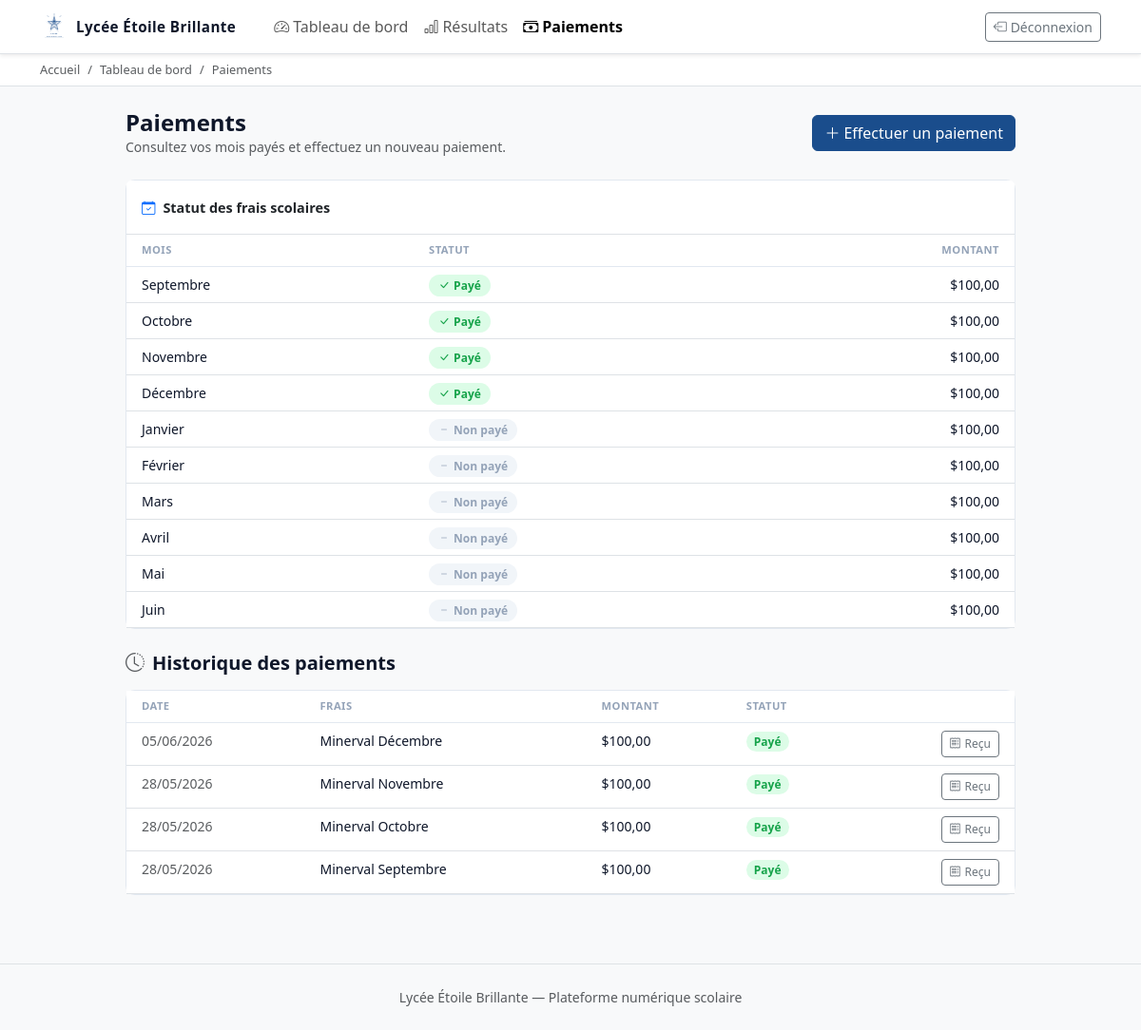
/paiements/ (signed in), run on the app's committed database.
### payments/models.py (models this page shows, shortened)
class FraisScolaire(models.Model):
    TYPE_CHOICES = [
        ("minerval", "Minerval"),
        ("autre", "Autre"),
    ]
    MOIS_CHOICES = [
        ("septembre", "Septembre"),
        ("octobre", "Octobre"),
        ("novembre", "Novembre"),
        ("decembre", "Décembre"),
        ("janvier", "Janvier"),
        ("fevrier", "Février"),
        ("mars", "Mars"),
        ("avril", "Avril"),
        ("mai", "Mai"),
        ("juin", "Juin"),
    ]
    type_frais = models.CharField(max_length=20, choices=TYPE_CHOICES, default="minerval")
    mois = models.CharField(max_length=15, choices=MOIS_CHOICES)
    montant = models.DecimalField(max_digits=10, decimal_places=2)
    class Meta:
        verbose_name = "frais scolaire"
        verbose_name_plural = "frais scolaires"
        unique_together = ("type_frais", "mois")
    def __str__(self):
        return f"{self.get_type_frais_display()} {self.get_mois_display()}"

class Paiement(models.Model):
    MODE_CHOICES = [
        ("orange", "Orange Money"),
        ("airtel", "Airtel Money"),
        ("mpesa", "M-Pesa"),
    ]
    STATUT_CHOICES = [
        ("en_attente", "En attente"),
        ("paye", "Payé"),
        ("echec", "Échec"),
    ]
    eleve = models.ForeignKey(Eleve, on_delete=models.CASCADE, related_name="paiements")
    frais = models.ForeignKey(FraisScolaire, null=True, blank=True, on_delete=models.PROTECT, related_name="paiements")
    moyen_paiement = models.CharField(max_length=20, choices=MODE_CHOICES, null=True, blank=True)
    montant = models.DecimalField(max_digits=10, decimal_places=2, editable=False, null=True, blank=True)
    description = models.CharField(max_length=255, blank=True)
    statut = models.CharField(max_length=20, choices=STATUT_CHOICES, default="paye")
    date_paiement = models.DateTimeField(auto_now_add=True)
    numero_transaction = models.CharField(max_length=100, unique=True, blank=True)
    class Meta:
        verbose_name = "paiement"
        verbose_name_plural = "paiements"
        ordering = ["-date_paiement"]
        unique_together = ("eleve", "frais")

### payments/views.py (the view)
# urls.py: path("", views.liste_paiements, name="liste"),
@login_required(login_url="accounts:signin")
def liste_paiements(request):
    eleve = get_eleve_for_user(request.user)
    if eleve is None:
        return render_no_eleve_profile(request)
    frais_list = _ordered_frais(FraisScolaire.objects.filter(type_frais="minerval"))
    paiements = Paiement.objects.filter(eleve=eleve, statut="paye").select_related("frais")
    paye_frais_ids = {paiement.frais_id for paiement in paiements}
    mois_status = []
    for frais in frais_list:
        mois_status.append(
            {
                "frais": frais,
                "statut": "Payé" if frais.id in paye_frais_ids else "Non payé",
            }
        )
    prochain_frais = next((f for f in frais_list if f.id not in paye_frais_ids), None)
    return render(
        request,
        "payments/paiements.html",
        {
            "eleve": eleve,
            "paiements": paiements,
            "mois_status": mois_status,
            "prochain_frais": prochain_frais,
        },
    )

### accounts/utils.py (called while the page is built)
def get_eleve_for_user(user):
    try:
        return Eleve.objects.select_related("classe", "user").get(user=user)
    except Eleve.DoesNotExist:
        return None

### payments/views.py (called while the page is built)
def _ordered_frais(queryset):
    return sorted(queryset, key=lambda frais: MONTH_ORDER.index(frais.mois))

### templates/payments/paiements.html (shortened to what this page needs)
{% extends 'base.html' %}
{% block nav_active_paiements %}active fw-semibold{% endblock %}
{% block breadcrumb %}
<div class="border-bottom bg-white" style="padding:7px 0;">
    <div class="container">
        <nav aria-label="breadcrumb">
            <ol class="breadcrumb mb-0" style="font-size:.8rem;">
                <li class="breadcrumb-item"><a href="{% url 'home' %}" class="text-decoration-none text-muted">Accueil</a></li>
                <li class="breadcrumb-item"><a href="{% url 'dashboard:index' %}" class="text-decoration-none text-muted">Tableau de bord</a></li>
                <li class="breadcrumb-item active">Paiements</li>
            </ol>
        </nav>
    </div>
</div>
{% endblock %}
{% block content %}
<div class="d-flex justify-content-between align-items-center mb-4 flex-wrap gap-2">
    <div>
        <h1 class="h4 fw-bold mb-0" style="color:#0f172a;">Paiements</h1>
        <p class="text-muted small mb-0">Consultez vos mois payés et effectuez un nouveau paiement.</p>
    </div>
    {% if prochain_frais %}
    <a href="{% url 'payments:nouveau' %}" class="btn btn-primary">
        <i class="bi bi-plus-lg me-1"></i>Effectuer un paiement
    </a>
    {% endif %}
</div>
<div class="card mb-4" style="border-radius:10px;border-color:#e2e8f0;">
    <div class="card-header bg-white border-bottom py-3" style="border-color:#e2e8f0;">
        <span class="fw-semibold" style="font-size:.9rem;"><i class="bi bi-calendar-check me-2 text-primary"></i>Statut des frais scolaires</span>
    </div>
    <div class="card-body p-0">
        {% if mois_status %}
        <div class="table-responsive">
            <table class="table mb-0" style="font-size:.875rem;">
                <thead style="background:#f8fafc;">
                    <tr>
                        <th class="ps-3" style="font-size:.7rem;color:#94a3b8;text-transform:uppercase;letter-spacing:.04em;font-weight:600;border-bottom:1px solid #e2e8f0;">Mois</th>
                        <th style="font-size:.7rem;color:#94a3b8;text-transform:uppercase;letter-spacing:.04em;font-weight:600;border-bottom:1px solid #e2e8f0;">Statut</th>
                        <th class="pe-3 text-end" style="font-size:.7rem;color:#94a3b8;text-transform:uppercase;letter-spacing:.04em;font-weight:600;border-bottom:1px solid #e2e8f0;">Montant</th>
                    </tr>
                </thead>
                <tbody>
                    {% for item in mois_status %}
                    <tr>
                        <td class="ps-3 fw-medium" style="color:#0f172a;">{{ item.frais.get_mois_display }}</td>
                        <td>
                            {% if item.statut == "Payé" %}
                            <span style="background:#dcfce7;color:#16a34a;font-size:.75rem;font-weight:600;padding:3px 10px;border-radius:12px;"><i class="bi bi-check-lg me-1"></i>Payé</span>
                            {% else %}
                            <span style="background:#f1f5f9;color:#94a3b8;font-size:.75rem;font-weight:600;padding:3px 10px;border-radius:12px;"><i class="bi bi-dash me-1"></i>Non payé</span>
                            {% endif %}
                        </td>
                        <td class="pe-3 text-end fw-medium" style="color:#0f172a;">${{ item.frais.montant|floatformat:2 }}</td>
                    </tr>
                    {% endfor %}
                </tbody>
            </table>
        </div>
        {% else %}
        <div class="text-center py-4 text-muted small">
            <i class="bi bi-calendar d-block mb-1" style="font-size:1.5rem;opacity:.4;"></i>
            Aucun frais scolaire configuré.
        </div>
        {% endif %}
    </div>
</div>
<h2 class="h5 fw-bold mb-3" style="color:#0f172a;"><i class="bi bi-clock-history me-2 text-muted"></i>Historique des paiements</h2>
{% if paiements %}
<div class="card" style="border-radius:10px;border-color:#e2e8f0;">
    <div class="card-body p-0">
        <div class="table-responsive">
            <table class="table mb-0" style="font-size:.875rem;">
                <thead style="background:#f8fafc;">
                    <tr>
                        <th class="ps-3" style="font-size:.7rem;color:#94a3b8;text-transform:uppercase;letter-spacing:.04em;font-weight:600;border-bottom:1px solid #e2e8f0;">Date</th>
                        <th style="font-size:.7rem;color:#94a3b8;text-transform:uppercase;letter-spacing:.04em;font-weight:600;border-bottom:1px solid #e2e8f0;">Frais</th>
                        <th style="font-size:.7rem;color:#94a3b8;text-transform:uppercase;letter-spacing:.04em;font-weight:600;border-bottom:1px solid #e2e8f0;">Montant</th>
                        <th style="font-size:.7rem;color:#94a3b8;text-transform:uppercase;letter-spacing:.04em;font-weight:600;border-bottom:1px solid #e2e8f0;">Statut</th>
                        <th class="pe-3 text-end" style="font-size:.7rem;color:#94a3b8;text-transform:uppercase;letter-spacing:.04em;font-weight:600;border-bottom:1px solid #e2e8f0;"></th>
                    </tr>
                </thead>
                <tbody>
                    {% for paiement in paiements %}
                    <tr>
                        <td class="ps-3 text-muted">{{ paiement.date_paiement|date:"d/m/Y" }}</td>
                        <td style="color:#0f172a;">{{ paiement.frais }}</td>
                        <td class="fw-medium" style="color:#0f172a;">${{ paiement.montant|floatformat:2 }}</td>
                        <td>
                            <span style="background:#dcfce7;color:#16a34a;font-size:.75rem;font-weight:600;padding:2px 8px;border-radius:12px;">{{ paiement.get_statut_display }}</span>
                        </td>
                        <td class="pe-3 text-end">
                            <a href="{% url 'payments:recu' paiement.pk %}" class="btn btn-sm btn-outline-secondary" style="font-size:.75rem;">
                                <i class="bi bi-receipt me-1"></i>Reçu
                            </a>
                        </td>
                    </tr>
                    {% endfor %}
                </tbody>
            </table>
        </div>
    </div>
</div>
{% else %}
<div class="text-center py-5 text-muted">
    <i class="bi bi-inbox d-block mb-2" style="font-size:2rem;opacity:.3;"></i>
    <p class="small mb-0">Aucun paiement enregistré.</p>
</div>
{% endif %}
{% endblock %}

### static/css/style.css (style rules this page uses)
body { background-color: #f8f9fa; color: #212529; }
.card { border-color: #e9ecef; box-shadow: none; }
.btn-primary { background-color: #1a4d8c; border-color: #1a4d8c; }

### data on the page
FraisScolaire: frais.mois "Septembre", shows "Payé", frais.montant "100,00"
FraisScolaire: frais.mois "Octobre", shows "Payé", frais.montant "100,00"
FraisScolaire: frais.mois "Novembre", shows "Payé", frais.montant "100,00"
FraisScolaire: frais.mois "Décembre", shows "Payé", frais.montant "100,00"
FraisScolaire: frais.mois "Janvier", shows "Non payé", frais.montant "100,00"
FraisScolaire: frais.mois "Février", shows "Non payé", frais.montant "100,00"
FraisScolaire: frais.mois "Mars", shows "Non payé", frais.montant "100,00"
FraisScolaire: frais.mois "Avril", shows "Non payé", frais.montant "100,00"
FraisScolaire: frais.mois "Mai", shows "Non payé", frais.montant "100,00"
FraisScolaire: frais.mois "Juin", shows "Non payé", frais.montant "100,00"
Paiement: date_paiement "05/06/2026", frais "Minerval Décembre", montant "100,00", statut "Payé"
Paiement: date_paiement "28/05/2026", frais "Minerval Novembre", montant "100,00", statut "Payé"
Paiement: date_paiement "28/05/2026", frais "Minerval Octobre", montant "100,00", statut "Payé"
Paiement: date_paiement "28/05/2026", frais "Minerval Septembre", montant "100,00", statut "Payé"
